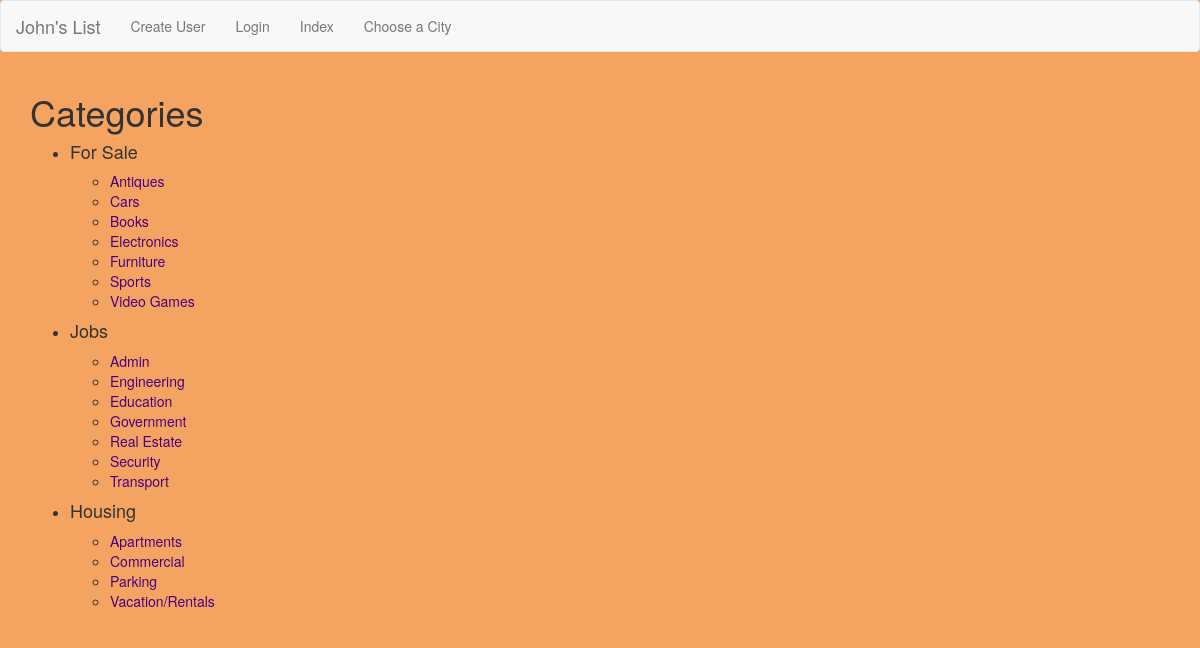
The page / on the database its author committed.
### craigs_list/models.py (models this page shows)
class Category(models.Model):
    name = models.CharField(max_length=30)
    def __str__(self):
        return self.name

class SubCategory(models.Model):
    category = models.ForeignKey(Category, related_name="subcategories")
    subcategory_name = models.CharField(max_length=30)
    def __str__(self):
        return self.subcategory_name

### craigs_list/views.py (the view)
# urls.py: url(r'^$', IndexView.as_view(), name='index_view'),
class IndexView(TemplateView):
    template_name = "index.html"
    def get_context_data(self, **kwargs):
        context = super().get_context_data(**kwargs)
        context["categories"] = Category.objects.all()
        return context

### templates/index.html
{% extends "base.html" %}
{% block content %}
  <h1>Categories</h1>
  <ul class="justified">
    {% for category in categories %}
      <li><h4>{{ category }}</h4></li>
      {% for subcategory in category.subcategories.all %}
      <ul class="justified">
        <li><a href="{% url 'subcategory_listing_view' subcategory.pk %}" >{{ subcategory }}</a></li>
      </ul>
      {% endfor %}
    {% endfor %}
  </ul>
{% endblock %}

### craigs_list/static/craigs_list/css/craigs_list.css (style rules this page uses)
a { color: indigo; }

### rows shown on the page
Category: name "For Sale"
SubCategory: subcategory_name "Antiques"
SubCategory: subcategory_name "Cars"
SubCategory: subcategory_name "Books"
SubCategory: subcategory_name "Electronics"
SubCategory: subcategory_name "Furniture"
SubCategory: subcategory_name "Sports"
SubCategory: subcategory_name "Video Games"
Category: name "Jobs"
SubCategory: subcategory_name "Admin"
SubCategory: subcategory_name "Engineering"
SubCategory: subcategory_name "Education"
SubCategory: subcategory_name "Government"
SubCategory: subcategory_name "Real Estate"
SubCategory: subcategory_name "Security"
SubCategory: subcategory_name "Transport"
Category: name "Housing"
SubCategory: subcategory_name "Apartments"
SubCategory: subcategory_name "Commercial"
SubCategory: subcategory_name "Parking"
SubCategory: subcategory_name "Vacation/Rentals"
